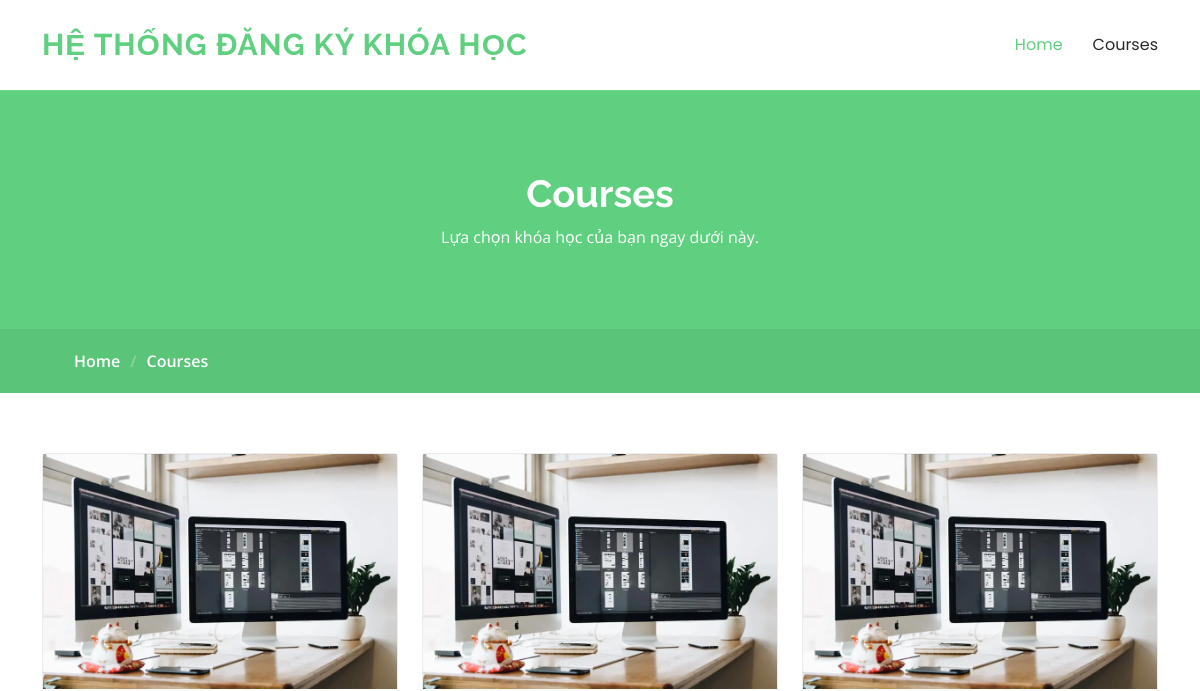
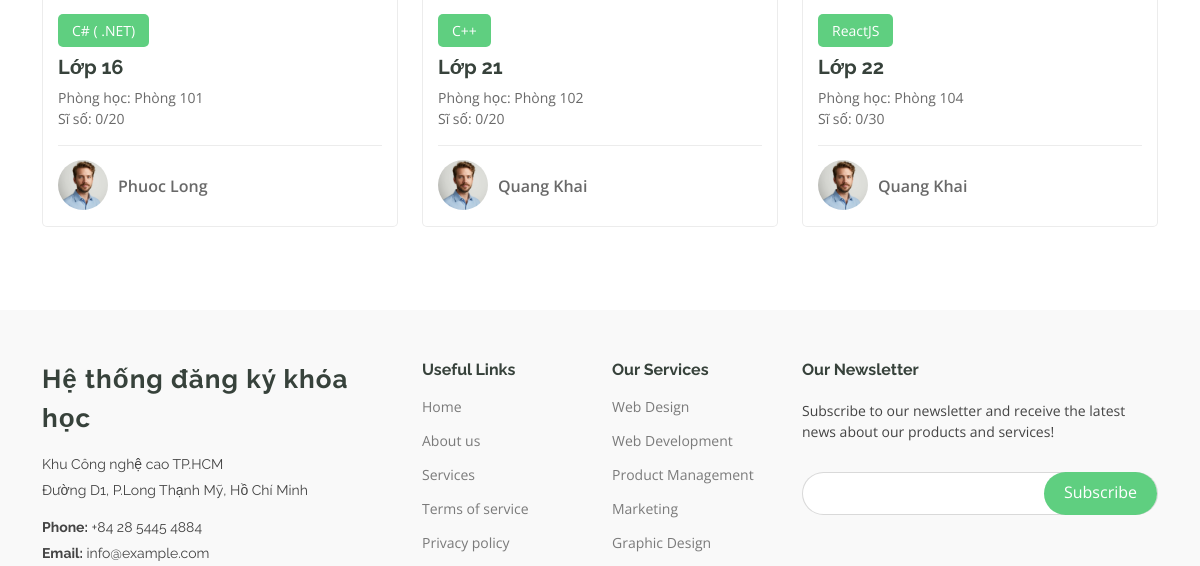
Before: /student/courses (signed in, upper part) with the older database file (2 pictures, top to bottom).
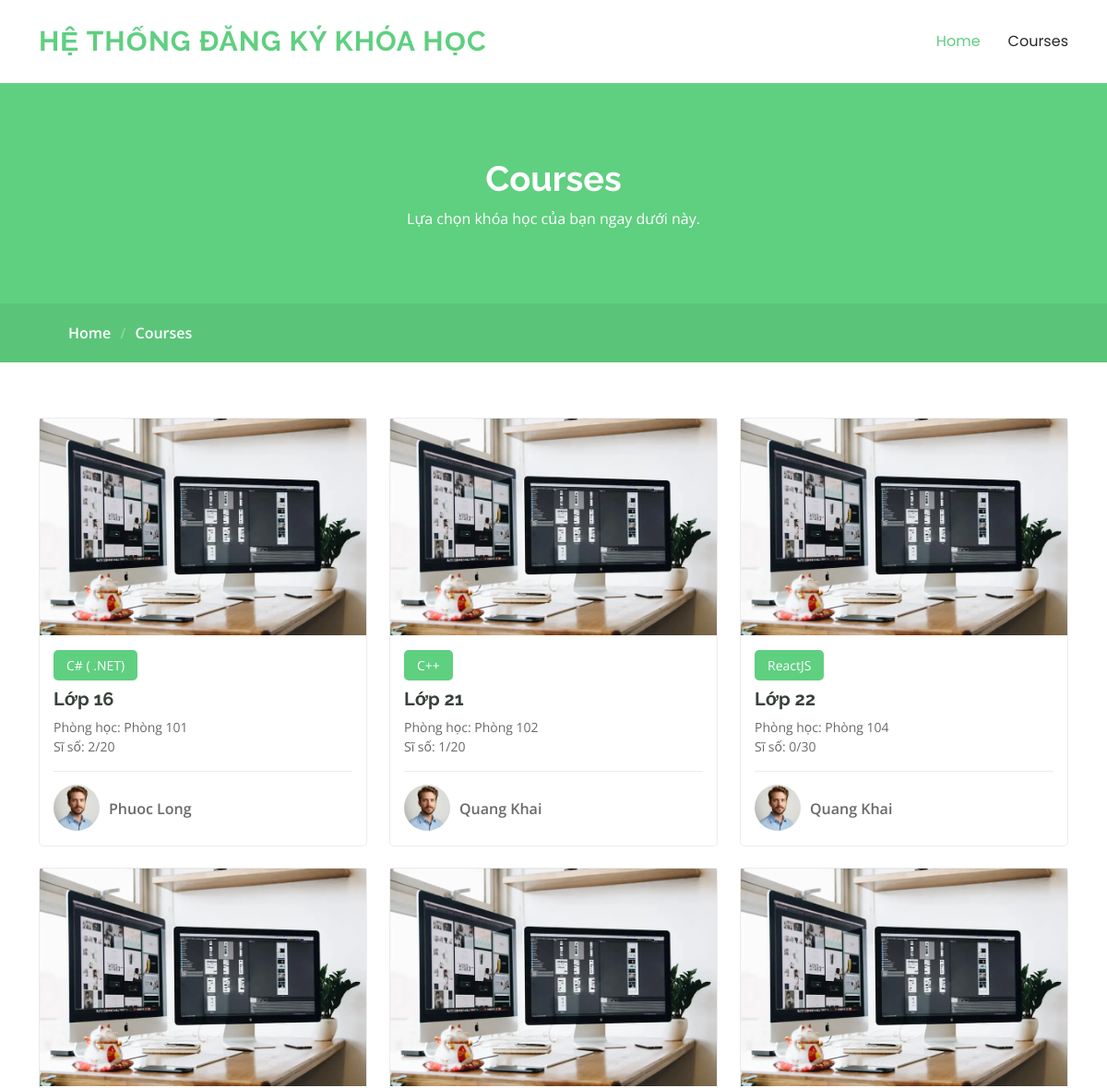
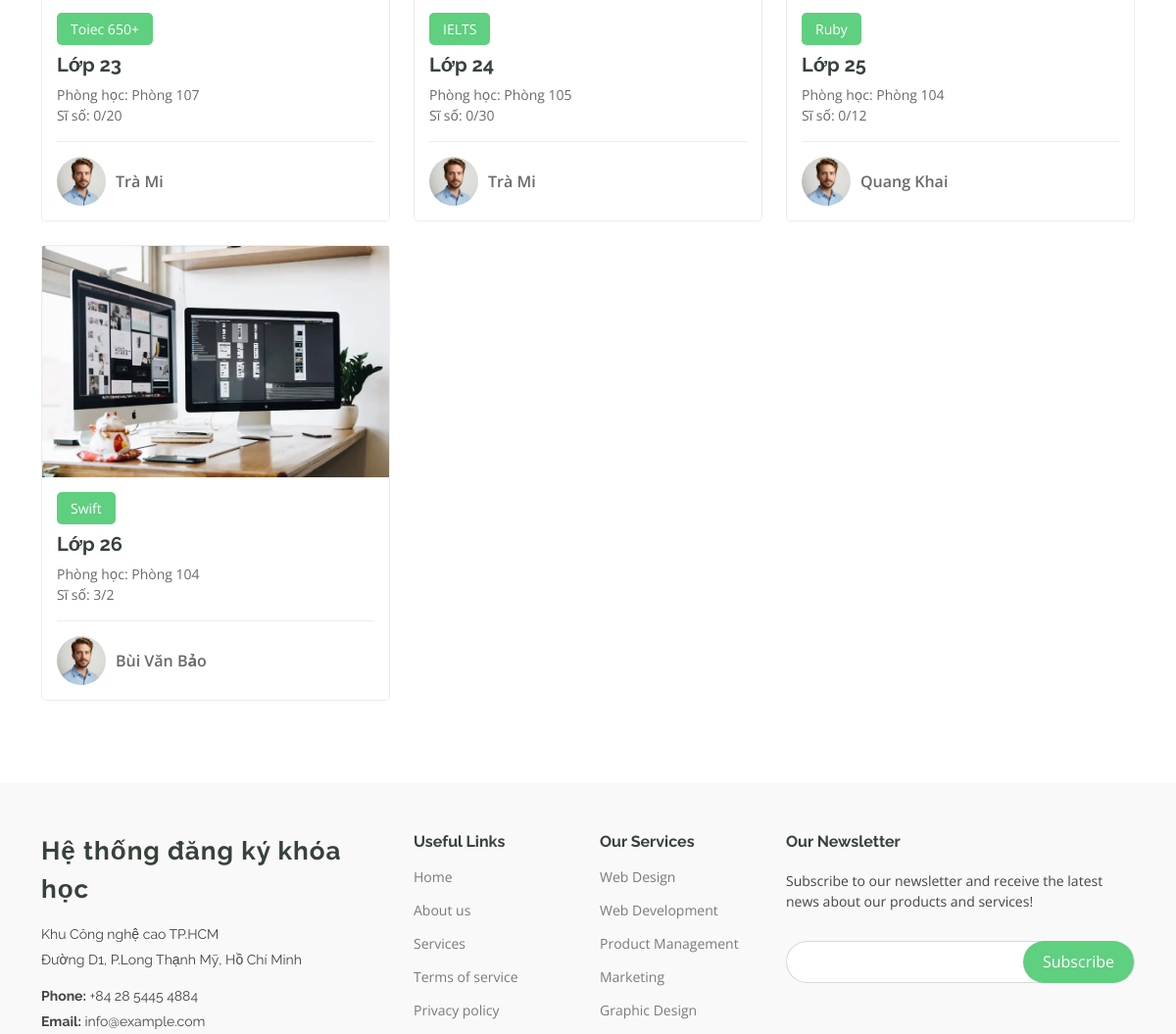
After: the same page with the newer database file (2 pictures, top to bottom).
### tables this page shows
CREATE TABLE classes (
            id INTEGER PRIMARY KEY AUTOINCREMENT,
            course_id INTEGER NOT NULL,
            teacher_id INTEGER NOT NULL,
            room_id INTEGER NOT NULL,
            capacity INTEGER NOT NULL CHECK (capacity > 0),
            registered INTEGER DEFAULT 0, semester_id INTEGER REFERENCES semesters(id),
            FOREIGN KEY (course_id) REFERENCES courses(id),
            FOREIGN KEY (teacher_id) REFERENCES users(id),
            FOREIGN KEY (room_id) REFERENCES rooms(id)
        );

CREATE TABLE courses (
            id INTEGER PRIMARY KEY AUTOINCREMENT,
            name TEXT NOT NULL UNIQUE,
            description TEXT
        , image TEXT);

CREATE TABLE rooms (
            id INTEGER PRIMARY KEY AUTOINCREMENT,
            name TEXT NOT NULL UNIQUE,
            status TEXT NOT NULL CHECK (status IN ('available', 'occupied', 'maintenance'))
        );

CREATE TABLE users (
            id INTEGER PRIMARY KEY AUTOINCREMENT,
            full_name TEXT NOT NULL,
            email TEXT NOT NULL UNIQUE,
            password TEXT NOT NULL,
            role TEXT NOT NULL CHECK (role IN ('student', 'teacher', 'admin')),
            dob DATE,                
            phone TEXT,             
            gender TEXT CHECK (gender IN ('male', 'female', 'other')), 
            cccd TEXT              
        , image TEXT);

### app.py (the view)
@app.route('/student/courses')
@login_required
def student_courses():
    conn = sqlite3.connect('database.db')
    cursor = conn.cursor()
    query = """
        SELECT cl.id, co.name, u.full_name, r.name, cl.capacity, cl.registered, co.image, u.image, s.name
        FROM classes cl
        JOIN courses co ON cl.course_id = co.id
        JOIN users u ON cl.teacher_id = u.id
        JOIN rooms r ON cl.room_id = r.id
        JOIN semesters s ON cl.semester_id = s.id
    """
    classes = cursor.execute(query).fetchall()
    cursor.execute("SELECT class_id FROM registrations WHERE student_id = ?", (current_user.id,))
    registered_class_ids = [row[0] for row in cursor.fetchall()]
    conn.close()
    return render_template('student/courses.html', user=current_user, classes=classes, registered_class_ids=registered_class_ids)

### app.py (called while the page is built)
@login_manager.user_loader
def load_user(user_id):
    conn = sqlite3.connect('database.db')
    cursor = conn.cursor()
    cursor.execute("SELECT id, full_name, email, role, image FROM users WHERE id = ?", (user_id,))
    row = cursor.fetchone()
    conn.close()
    if row:
        return User(*row)
    return None

### templates/student/courses.html (shortened to what this page needs)
<!DOCTYPE html>
<html lang="en">
<head>
  <link href="{{ url_for('static', filename='assets/vendor/bootstrap/css/bootstrap.min.css') }}" rel="stylesheet">
  <link href="{{ url_for('static', filename='assets/vendor/bootstrap-icons/bootstrap-icons.css') }}" rel="stylesheet">
  <link href="{{ url_for('static', filename='assets/vendor/aos/aos.css') }}" rel="stylesheet">
  <link href="{{ url_for('static', filename='assets/vendor/glightbox/css/glightbox.min.css') }}" rel="stylesheet">
  <link href="{{ url_for('static', filename='assets/vendor/swiper/swiper-bundle.min.css') }}" rel="stylesheet">
<link href="{{ url_for('static', filename='assets/css/main.css') }}" rel="stylesheet">
</head>
<body class="courses-page">
  <header id="header" class="header d-flex align-items-center sticky-top">
    <div class="container-fluid container-xl position-relative d-flex align-items-center">
      <a href="index.html" class="logo d-flex align-items-center me-auto">
        <h1 class="sitename">Hệ thống đăng ký khóa học</h1>
      </a>
      <nav id="navmenu" class="navmenu">
          <ul>
            <li><a href="{{ url_for('index_student') }}" class="active">Home<br></a></li>
            <li><a href="{{ url_for('student_courses') }}">Courses</a></li>
          </ul>
      </nav>
    </div>
  </header>
  <main class="main">
    <div class="page-title" data-aos="fade">
      <div class="heading">
        <div class="container">
          <div class="row d-flex justify-content-center text-center">
            <div class="col-lg-8">
              <h1>Courses</h1>
              <p class="mb-0">Lựa chọn khóa học của bạn ngay dưới này.</p>
            </div>
          </div>
        </div>
      </div>
      <nav class="breadcrumbs">
        <div class="container">
          <ol>
            <li><a href="index.html">Home</a></li>
            <li class="current">Courses</li>
          </ol>
        </div>
      </nav>
    </div>
    <section id="courses" class="courses section">
      <div class="container">
        <div class="row">
          {% for cl in classes %}
          <div class="col-lg-4 col-md-6 d-flex align-items-stretch mb-4" data-aos="zoom-in" data-aos-delay="100">
            <div class="course-item">
              <img src="{{ url_for('static', filename='assets/img/course/course-1.webp') }}" class="img-fluid" alt="...">
              <div class="course-content">
                <div class="d-flex justify-content-between align-items-center mb-2">
                  <p class="category">{{ cl[1] }}</p>
                </div>
                <h3>Lớp {{ cl[0] }}</h3>
                <p class="description">
                  Phòng học: {{ cl[3] }}<br>
                  Sĩ số: {{ cl[5] }}/{{ cl[4] }}
                </p>
                <div class="trainer d-flex justify-content-between align-items-center">
                  <div class="trainer-profile d-flex align-items-center">
                    <img src="{{ url_for('static', filename='assets/img/person/person-m-7.webp') }}" class="img-fluid" alt="">
                    <a href="#" class="trainer-link">{{ cl[2] }}</a>
                  </div>
                </div>
              </div>
            </div>
          </div>
          {% endfor %}
        </div>
      </div>
    </section>
  </main>
    <footer id="footer" class="footer position-relative light-background">
      <div class="container footer-top">
        <div class="row gy-4">
          <div class="col-lg-4 col-md-6 footer-about">
            <a href="index.html" class="logo d-flex align-items-center">
              <span class="sitename">Hệ thống đăng ký khóa học</span>
            </a>
            <div class="footer-contact pt-3">
              <p>Khu Công nghệ cao TP.HCM</p>
              <p>Đường D1, P.Long Thạnh Mỹ, Hồ Chí Minh</p>
              <p class="mt-3"><strong>Phone:</strong> <span>+84 28 5445 4884</span></p>
              <p><strong>Email:</strong> <span>info@example.com</span></p>
            </div>
          </div>
          <div class="col-lg-2 col-md-3 footer-links">
            <h4>Useful Links</h4>
            <ul>
              <li><a href="#">Home</a></li>
              <li><a href="#">About us</a></li>
              <li><a href="#">Services</a></li>
              <li><a href="#">Terms of service</a></li>
              <li><a href="#">Privacy policy</a></li>
            </ul>
          </div>
          <div class="col-lg-2 col-md-3 footer-links">
            <h4>Our Services</h4>
            <ul>
              <li><a href="#">Web Design</a></li>
              <li><a href="#">Web Development</a></li>
              <li><a href="#">Product Management</a></li>
              <li><a href="#">Marketing</a></li>
              <li><a href="#">Graphic Design</a></li>
            </ul>
          </div>
          <div class="col-lg-4 col-md-12 footer-newsletter">
            <h4>Our Newsletter</h4>
            <p>Subscribe to our newsletter and receive the latest news about our products and services!</p>
            <form action="#" method="post" class="php-email-form">
              <div class="newsletter-form"><input type="email" name="email"><input type="submit" value="Subscribe"></div>
            </form>
          </div>
        </div>
      </div>
    </footer>
</body>
</html>

Changed rows visible on the page:
changed classes "Phuoc Long": registered "0" → "2"
changed classes "Phòng 102": registered "0" → "1"
added classes: name "Toiec 650+", id "23", name "Phòng 107", registered "0", capacity "20", full_name "Trà Mi"
added classes: name "IELTS", id "24", name "Phòng 105", registered "0", capacity "30", full_name "Trà Mi"
added classes: name "Ruby", id "25", name "Phòng 104", registered "0", capacity "12", full_name "Quang Khai"
added classes: name "Swift", id "26", name "Phòng 104", registered "3", capacity "2", full_name "Bùi Văn Bảo"
